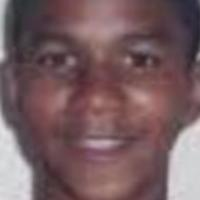
#> input picture ai/data/kaggle_original/Black/14_0_1_20170116205529704.jpg.chip.jpg, 200 x 200 px
$ python -i lighting.py   (imports and definitions only)
#> lines starting #> are read from the running program, lines starting #| are printed output that depends on the picture
#> further down, picture is the input picture: shape (200, 200, 3); mean B, G, R 96.4, 92.7, 118.6
import cv2
import numpy as np

def apply_gray_world_white_balance(image):
    """
    Applies Gray World white balance to a BGR image.
    Assumes that the average color in a scene is gray.
    """
    # Convert to float to avoid overflow
    img_float = image.astype(np.float32)

    # Calculate average of B, G, R channels
    avg_b = np.mean(img_float[:, :, 0])
    avg_g = np.mean(img_float[:, :, 1])
    avg_r = np.mean(img_float[:, :, 2])

    # Avoid division by zero
    if avg_b == 0 or avg_g == 0 or avg_r == 0:
        return image

    # Calculate scale factors
    gray = (avg_b + avg_g + avg_r) / 3.0
    scale_b = gray / avg_b
    scale_g = gray / avg_g
    scale_r = gray / avg_r

    # Scale channels
    img_float[:, :, 0] *= scale_b
    img_float[:, :, 1] *= scale_g
    img_float[:, :, 2] *= scale_r

    # Clip values to [0, 255] and convert back to uint8
    balanced = np.clip(img_float, 0, 255).astype(np.uint8)
    return balanced

def apply_clahe(image):
    """
    Applies Contrast Limited Adaptive Histogram Equalization (CLAHE) on the L channel of LAB.
    Balances exposure and light variations without shifting colors.
    """
    # Convert image to LAB color space
    lab = cv2.cvtColor(image, cv2.COLOR_BGR2LAB)
#> lab: shape (200, 200, 3); mean of channels 0, 1, 2 106.2, 139.5, 130.1
    l, a, b = cv2.split(lab)
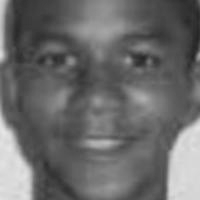
#> l: shape (200, 200); min 34, max 230, mean 106.2
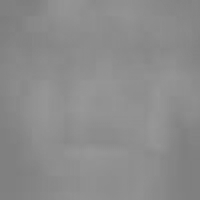
#> a: shape (200, 200); min 124, max 152, mean 139.5

    # Apply CLAHE
    clahe = cv2.createCLAHE(clipLimit=2.0, tileGridSize=(8, 8))
    cl = clahe.apply(l)
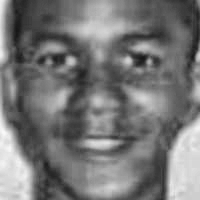
#> cl: shape (200, 200); min 22, max 249, mean 118.2

    # Merge channels back and convert to BGR
    limg = cv2.merge((cl, a, b))
#> limg: shape (200, 200, 3); mean of channels 0, 1, 2 118.2, 139.5, 130.1
    enhanced = cv2.cvtColor(limg, cv2.COLOR_LAB2BGR)
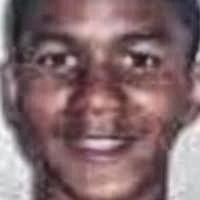
#> enhanced: shape (200, 200, 3); mean B, G, R 108.3, 104.7, 131.2
    return enhanced

def correct_lighting(image):
    """
    Full pipeline to balance lighting and colors.
    """
    # 1. Apply White Balance
    wb_img = apply_gray_world_white_balance(image)
    # 2. Apply CLAHE
    corrected = apply_clahe(wb_img)
    return corrected

>>> import cv2
>>> picture = cv2.imread('../../ai/data/kaggle_original/Black/14_0_1_20170116205529704.jpg.chip.jpg')
>>> result = apply_clahe(picture)

$ run again, on ai/data/kaggle_original/Black/14_1_1_20170109203225054.jpg.chip.jpg
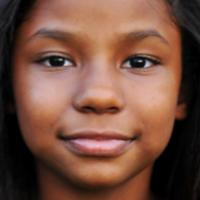
#> input picture ai/data/kaggle_original/Black/14_1_1_20170109203225054.jpg.chip.jpg, 200 x 200 px
#> picture is the input picture: shape (200, 200, 3); mean B, G, R 64, 78.8, 117
#> lab: shape (200, 200, 3); mean of channels 0, 1, 2 93, 141.7, 142.7
#> in apply_clahe, `cl = clahe.apply(l)`:
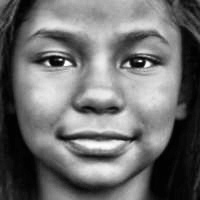
#> cl: shape (200, 200); min 1, max 255, mean 109.8
#> limg: shape (200, 200, 3); mean of channels 0, 1, 2 109.8, 141.7, 142.7
#> in apply_clahe, `enhanced = cv2.cvtColor(limg, cv2.COLOR_LAB2BGR)`:
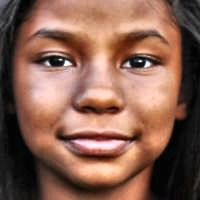
#> enhanced: shape (200, 200, 3); mean B, G, R 80.5, 95.9, 134.9

$ run again, on ai/data/kaggle_original/Black/16_0_1_20170116214205175.jpg.chip.jpg
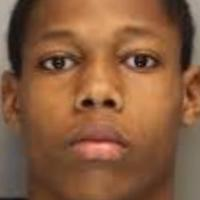
#> input picture ai/data/kaggle_original/Black/16_0_1_20170116214205175.jpg.chip.jpg, 200 x 200 px
#> picture is the input picture: shape (200, 200, 3); mean B, G, R 63.3, 92.6, 135.9
#> lab: shape (200, 200, 3); mean of channels 0, 1, 2 109.7, 142.4, 151.8
#> in apply_clahe, `cl = clahe.apply(l)`:
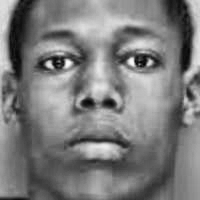
#> cl: shape (200, 200); min 3, max 251, mean 123.9
#> limg: shape (200, 200, 3); mean of channels 0, 1, 2 123.9, 142.4, 151.8
#> in apply_clahe, `enhanced = cv2.cvtColor(limg, cv2.COLOR_LAB2BGR)`:
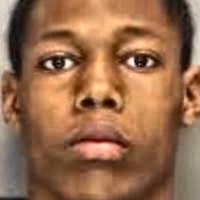
#> enhanced: shape (200, 200, 3); mean B, G, R 77, 106.9, 151.3
